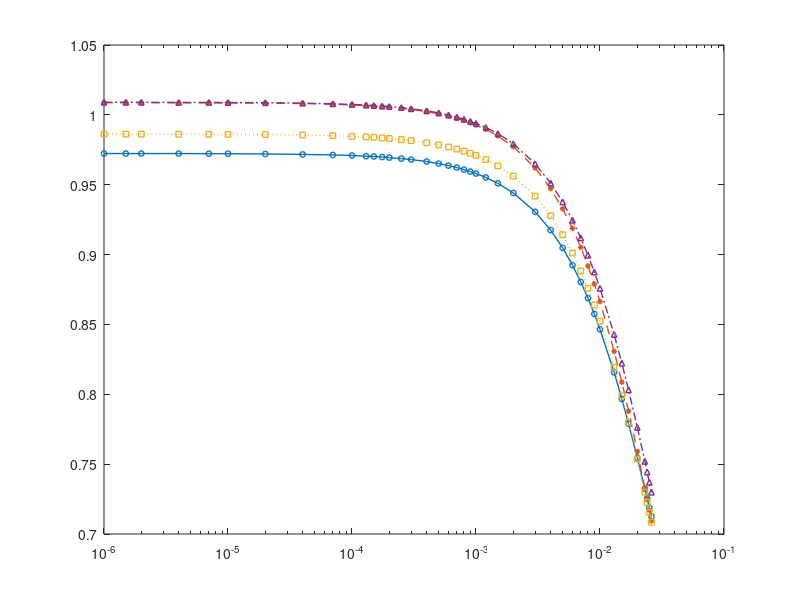

Write the MATLAB code that produced this figure. (Note: this script raises an error after producing the figure.)
clear; close all; clc;
all_marks = {'o','*','s','^','p', '+'};

%%% gradient descent step verification
%%% ploting (E(phi_old) - E(phi))/(alpha*dE) vs alpha
%%% lambda initialized with lambda0 = @(x,y) 0.6 * ( x.^3/3 - x.^2/2 + y.^3/3 - y.^2/2 ) + 0.6/6;


%%%n=6, k=4 sans convexification
alpha_n6  = [4e-5 7e-5 1e-4, 1.3e-4, 1.5e-4, 1.75e-4, 2e-4, 2.5e-4, 3e-4, 4e-4, 5e-4, 6e-4, 7e-4, 8e-4, 9e-4, 1e-3,...
    1.2e-3, 1.5e-3, 2e-3, 3e-3, 4e-3, 5e-3, ...
  6e-3, 7e-3, 8e-3, 9e-3, 1e-2, 1.3e-2, 1.5e-2, 1.7e-2,...
  2e-2, 2.3e-2, 2.4e-2, 2.5e-2, 2.6e-2];

quotient_n6 = [0.5754, 0.8314, 0.9335, 0.9884, 1.0127, 1.0354, 1.0523, 1.0760, 1.0918, 1.1114, 1.1230, 1.1307, 1.1360, ...
    1.1400, 1.1431, 1.1455, 1.1491, 1.1524, 1.1555, 1.1474, 1.1358, 1.1229, 1.1129, 1.1062, 1.1019, 1.1000, 1.0996, 1.1096, ...
    1.1238, 1.1434, 1.1797, 1.2246, 1.2490, 1.2633, 1.2793];

%%%n=10, k=4 sans convexification
alpha_n10  = [1e-6 1.5e-6 2e-6 4e-6 7e-6 1e-5 2e-5 4e-5 7e-5 1e-4, 1.3e-4, 1.5e-4, 1.75e-4, 2e-4, 2.5e-4, 3e-4, 4e-4, 5e-4, 6e-4, 7e-4, 8e-4, 9e-4, 1e-3,...
    1.2e-3, 1.5e-3, 2e-3, 3e-3, 4e-3, 5e-3, ...
  6e-3, 7e-3, 8e-3, 9e-3, 1e-2, 1.3e-2, 1.5e-2, 1.7e-2,...
  2e-2, 2.3e-2, 2.4e-2, 2.5e-2, 2.6e-2];

quotient_n10 = [0.5074, 0.700543, 0.817394, 0.9652, 1.0446, 1.0782, 1.117364, 1.1370, 1.1452, 1.1484, 1.1501, 1.1508, 1.1515, 1.1519, 1.1525, 1.1528, 1.1529, 1.1529, 1.1527, ...
    1.1524, 1.1521, 1.1518, 1.1515, 1.1511, 1.1499, 1.1482, 1.1432, 1.1387, 1.1351, 1.1329, 1.1311, ...
    1.1297, 1.1289, 1.1292, 1.1366, 1.1473, 1.1626, 1.1940, 1.2366, 1.2531, 1.2707, 1.2896];

%%%n=8, k=4 sans convexification
alpha_n8  = [1e-7 3e-7 5e-7 6e-7 8e-7 1e-6 1.5e-6 2e-6 4e-6 7e-6 1e-5 2e-5 4e-5 7e-5 1e-4, 1.3e-4, 1.5e-4, 1.75e-4, 2e-4, 2.5e-4, 3e-4, 4e-4, 5e-4, 6e-4, 7e-4, 8e-4, 9e-4, 1e-3,...
    1.2e-3, 1.5e-3, 2e-3, 3e-3, 4e-3, 5e-3, ...
  6e-3, 7e-3, 8e-3, 9e-3, 1e-2, 1.3e-2, 1.5e-2, 1.7e-2,...
  2e-2, 2.3e-2 2.4e-2, 2.5e-2, 2.6e-2];

quotient_n8 = [0.4680, 0.4680, 0.6665, 1.1073, 1.2082, ...
1.2265, 1.2207, 1.2053, 1.1545, 1.1487, 1.1471, 1.1468, 1.1465, 1.1462, 1.1460, 1.1457, 1.1456, 1.1454, ...
    1.1452, 1.1448, 1.1445, 1.1438, 1.1430, 1.1423, 1.1416, 1.1409, 1.1403, 1.1396, 1.1384, 1.1365, 1.1334, 1.1285, ...
    1.1227, 1.1171, 1.1120, 1.1206, 1.1203, 1.1186, 1.1173, 1.1123, 1.1290, 1.1431, 1.1690, 1.2046 ...
    1.2186, 1.2346, 1.2525];

%%%n=16, k=3 sans convexification
alpha_n16_3  = [1e-7 3e-7 5e-7 6e-7 8e-7 1e-6 1.5e-6 2e-6 4e-6 7e-6 1e-5 2e-5 4e-5 7e-5 1e-4, 1.3e-4, 1.5e-4, 1.75e-4, 2e-4, 2.5e-4, 3e-4, 4e-4, 5e-4, 6e-4, 7e-4, 8e-4, 9e-4, 1e-3,...
    1.2e-3, 1.5e-3, 2e-3, 3e-3, 4e-3, 5e-3, ...
  6e-3, 7e-3, 8e-3, 9e-3, 1e-2, 1.3e-2, 1.5e-2, 1.7e-2,...
  2e-2, 2.3e-2, 2.4e-2, 2.5e-2, 2.6e-2];


quotient_n16_3 = [0.4847, 0.4847, 0.6554, 1.084099, 1.2292, 1.2408, 1.2316, 1.2227, 1.1687, 1.1631, 1.1624, 1.1621, 1.1621, 1.1619, 1.1618, 1.1628, 1.1633, 1.1638, 1.1641, ...
    1.1641, 1.1640, 1.1635, 1.1631, 1.1626, 1.1622, 1.1618, 1.1614, 1.1610, 1.1604, 1.1593, 1.1575, 1.1569, 1.1551, 1.1532, ...
    1.1425, 1.1382, 1.1354, 1.1348, 1.1357, 1.1478, 1.1638, 1.1612, 1.1897, 1.2326, 1.2507, 1.2720, 1.2948];





%%%%%%%%%%%%%%%%%%% calcul dE avec dPhi_xi %%%%%%%%%%%%%%%%%%%%%%%%%%%%%%%%
%%%%%%%%%%%%%%%%%%%%%%%%%%%%%%%%%%%%%%%%%%%%%%%%%%%%%%%%%%%%%%%%%%%%%%%%%%ù

alpha_list = [1e-6 1.5e-6 2e-6 4e-6 7e-6 1e-5 2e-5 4e-5 7e-5 1e-4, 1.3e-4, 1.5e-4, 1.75e-4, 2e-4, 2.5e-4, 3e-4, 4e-4, 5e-4, 6e-4, 7e-4, 8e-4, 9e-4, 1e-3,...
    1.2e-3, 1.5e-3, 2e-3, 3e-3, 4e-3, 5e-3, ...
  6e-3, 7e-3, 8e-3, 9e-3, 1e-2, 1.3e-2, 1.5e-2, 1.7e-2,...
  2e-2, 2.3e-2, 2.4e-2, 2.5e-2, 2.6e-2];



%%%n=6, k=4
alpha_n6  = alpha_list;
%with dE^(2) && homogeneous Neumann b.c
quotient_n6 = [0.9806,0.9806,0.9806,0.9806,0.9806,0.9806,0.9806,0.9805,0.9805,0.9805,0.9804,0.9804,0.9804,0.9804, ...
    0.9803,0.9803,0.9802,0.9801,0.9801,0.9800,0.9800,0.9800,0.9800,0.9800,0.9801,0.9806,0.9824,0.9854,0.9896,0.9949, ...
    1.0013,1.0089,1.0176,1.0274,1.0636,1.0932,1.1274,1.1869,1.2565,1.2819,1.3084,1.3360];

%with dE^(1) && homogeneous Neumann b.c
quotient_n6 = [0.9723,0.9723,0.9723,0.9723,0.9722,0.9722,0.9720,0.9717,0.9713,0.9709,0.9704,0.9702,0.9698,0.9694,0.9687, ...
    0.9680,0.9666,0.9651,0.9637,0.9623,0.9608,0.9594,0.9580,0.9552,0.9510,0.9441,0.9306,0.9175,0.9048,0.8924,0.8804, ...
    0.8688,0.8575,0.8465,0.8157,0.7967,0.7789,0.7544,0.7323,0.7255,0.7189,0.7125];

%with dE^(1) && homogeneous Neumann b.c
% quotient_n6 = [0.9613,0.9613,0.9613,0.9613,0.9612,0.9612,0.9611,0.9608,0.9604,0.9600,0.9597,0.9594,0.9591,0.9588,0.9581,0.9575, ...
%     0.9562,0.9549,0.9537,0.95240, 0.9512,0.9499,0.9487,0.9462,0.9424,0.9363,0.9242,0.9124,0.9008,0.8896,0.8786,0.8679,0.8574, ...
%     0.8472,0.8181,0.7999,0.7826,0.7584,0.7361,0.7291,0.7223,0.7157];

%%%n=10, k=4 
alpha_n10  = alpha_list;
quotient_n10 = [1.0067,1.0067,1.0067,1.0067,1.0067,1.0067,1.0067,1.0067,1.0066,1.0066,1.0066,1.0066,1.0066,1.0066, ...
    1.0066,1.0066,1.0066,1.0066,1.0067,1.0067,1.0068,1.0068,1.0069,1.0071,1.0074,1.0082,1.0105,1.0139,1.0183,1.0238,1.0302, ...
    1.0376,1.0460,1.0554,1.0894,1.1168,1.1480,1.2018,1.2636,1.2859,1.3090,1.3328];

quotient_n10 = [0.9862,0.9862,0.9862,0.9861,0.9861,0.9860,0.9859,0.9856,0.9851,0.9846,0.9842,0.9839,0.9835,0.9831,0.9823,0.9816, ...
    0.9800,0.9785,0.9770,0.9755,0.9740,0.9725,0.9710,0.9680,0.9635,0.9562,0.9418,0.9278,0.9142,0.9011,0.8883,0.8759,0.8639, ...
    0.8522,0.8193,0.7990,0.7800,0.7537,0.7299,0.7225,0.7154,0.7085];


%%%n=8, k=4 
alpha_n8  = alpha_list;
quotient_n8 =[1.0186,1.0186,1.0186,1.0186,1.0186,1.0186,1.0186,1.0186,1.0186,1.0185,1.0185,1.0185,1.0185,1.0185,1.0184, ...
    1.0184,1.0184,1.0183,1.0183,1.0183,1.0183,1.0183,1.0183,1.0184,1.0186,1.0191,1.0211,1.0241,1.0282,1.0334,1.0397,1.0470, ...
    1.0554,1.0647,1.0989,1.1266,1.1582,1.2125,1.2747,1.2970,1.3202,1.3440];

quotient_n8  = [1.0087,1.0087,1.0087,1.0086,1.0086,1.0085,1.0084,1.0081,1.0076,1.0071,1.0066,1.0063,1.0059,1.0055,1.0047, ...
    1.0039,1.0023,1.0007,0.9991,0.9975,0.9959,0.9943,0.9927,0.9896,0.9849,0.9772,0.9620,0.9472,0.9328,0.9188,0.9052,0.8919, ...
    0.8789,0.8664,0.8307,0.8087,0.7879,0.7591,0.7330,0.7249,0.7170,0.7094];


%%%n=16, k=3
alpha_n16_3  = alpha_list;
quotient_n16_3 = [1.0101,1.0101,1.0101,1.0101,1.0101,1.0101,1.0101,1.0100,1.0100,1.0100,1.0100,1.0100,1.0100,1.0100,1.0100, ...
    1.0100,1.0100,1.0100,1.0101,1.0101,1.0102,1.0102,1.0103,1.0105,1.0109,1.0117,1.0142,1.0178,1.0224,1.0282,1.0349,1.0427, ...
    1.0515,1.0613,1.0969,1.1255,1.1580,1.2137,1.2774,1.3003,1.3240,1.3484];

quotient_n16_3 = [1.0090,1.0090,1.0090,1.0089,1.0089,1.0088,1.0087,1.0084,1.0079,1.0075,1.0070,1.0067,1.0063,1.0060,1.0052, ...
    1.0044,1.0029,1.0014,0.9999,0.9984,0.9969,0.9954,0.9939,0.9910,0.9866,0.9793,0.9650,0.9512,0.9377,0.9246,0.9119,0.8995, ...
    0.8875,0.8758,0.8428,0.8223,0.8031,0.7763,0.7520,0.7444,0.7370,0.7299];


figure
semilogx(alpha_n6, quotient_n6, 'lineStyle','-', 'linewidth', 1, 'Marker', all_marks{1}, 'markersize', 4) 
hold on
semilogx(alpha_n8, quotient_n8, 'lineStyle','--', 'linewidth', 1, 'Marker', all_marks{2}, 'markersize', 4) 
hold on
semilogx(alpha_n10, quotient_n10, 'lineStyle',':', 'linewidth', 1, 'Marker', all_marks{3}, 'markersize', 4) 
hold on
semilogx(alpha_n16_3, quotient_n16_3, 'lineStyle','-.', 'linewidth', 1, 'Marker', all_marks{4}, 'markersize', 4) 


yline(1, '--', 'linewidth', 1);
grid on
legend('$\mathbf{P}_4$, $n=6^2$ mailles', '$\mathbf{P}_4$, $n=8^2$ mailles', '$\mathbf{P}_4$, $n=10^2$ mailles', '$\mathbf{P}_3$, $n=16^2$ mailles', ...
    'interpreter','latex', 'location', 'best');
xlabel('$\alpha$', 'interpreter','latex', 'fontsize', 14)
ylabel('$\frac{E(\varphi^{(1)}) - E(\varphi^{(2)})}{\alpha \; \delta E^{(1)}} $', 'interpreter', 'latex', 'fontsize', 15)


